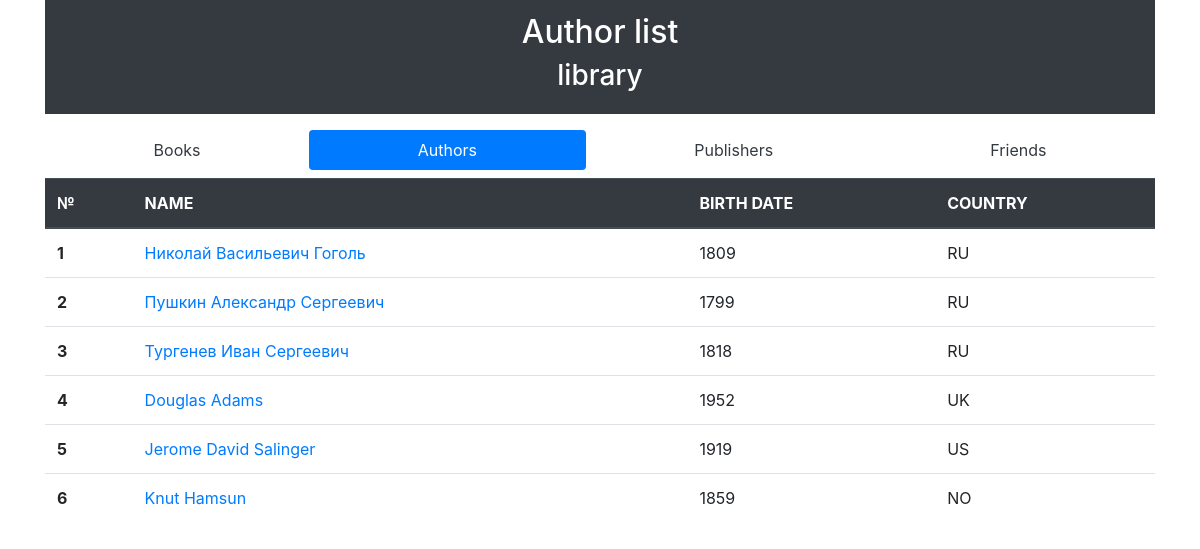
Page /author/ on the committed database.
### p_library/models.py (models this page shows, shortened)
class Author(models.Model):
    full_name = models.TextField()
    birth_year = models.SmallIntegerField()
    country = models.CharField(max_length=2)

### p_library/views.py (the view)
# urls.py: path('author/', AuthorRead.as_view(), name='author_read'),
class AuthorRead(ListView):
    model = Author
    template_name = 'author_read.html'

### p_library/templates/author_read.html (shortened to what this page needs)
<!DOCTYPE html>
<html lang="en">
    <head>
        <link rel="stylesheet" href="https://cdn.jsdelivr.net/npm/bootstrap@4.5.3/dist/css/bootstrap.min.css">
    </head>
    <body>
        <div class="container">
            <div class="alert bg-dark text-white text-center rounded-0" role="alert">
                <h2 class="alert-heading">Author list</h2>
                <h3 class="aler-heading">library</h3>
            </div>
            <ul class="nav nav-pills nav-fill">
                <li class="nav-item">
                    <a class="nav-link text-dark" href="/">Books</a>
                </li>
                <li class="nav-item">
                    <a class="nav-link active" href="/author/">Authors</a>
                </li>
                <li class="nav-item">
                    <a class="nav-link text-dark" href="/publishers/">Publishers</a>
                </li>
                <li class="nav-item">
                    <a class="nav-link text-dark" href="/friend/">Friends</a>
                </li>
            </ul>
            <table class="table mt-2">
                <thead class="thead-dark">
                    <tr>
                        <th scope="col">№</th>
                        <th scope="col">NAME</th>
                        <th scope="col">BIRTH DATE</th>
                        <th scope="col">COUNTRY</th>
                    </tr>
                </thead>
                <tbody>
                    {% for author in object_list %}
                    <tr>
                        <th scope="row">{{ forloop.counter }}</th>
                        <td><a href="{{author.id}}/">{{ author.full_name }}</a></td>
                        <td>{{ author.birth_year }}</td>
                        <td>{{ author.country }}</td>
                    </tr>
                    {% endfor %}
                </tbody>
            </table>
        </div>
    </body>
</html>

### rows in the picture
Author: full_name "Николай Васильевич Гоголь", birth_year "1809", country "RU"
Author: full_name "Пушкин Александр Сергеевич", birth_year "1799", country "RU"
Author: full_name "Тургенев Иван Сергеевич", birth_year "1818", country "RU"
Author: full_name "Douglas Adams", birth_year "1952", country "UK"
Author: full_name "Jerome David Salinger", birth_year "1919", country "US"
Author: full_name "Knut Hamsun", birth_year "1859", country "NO"
